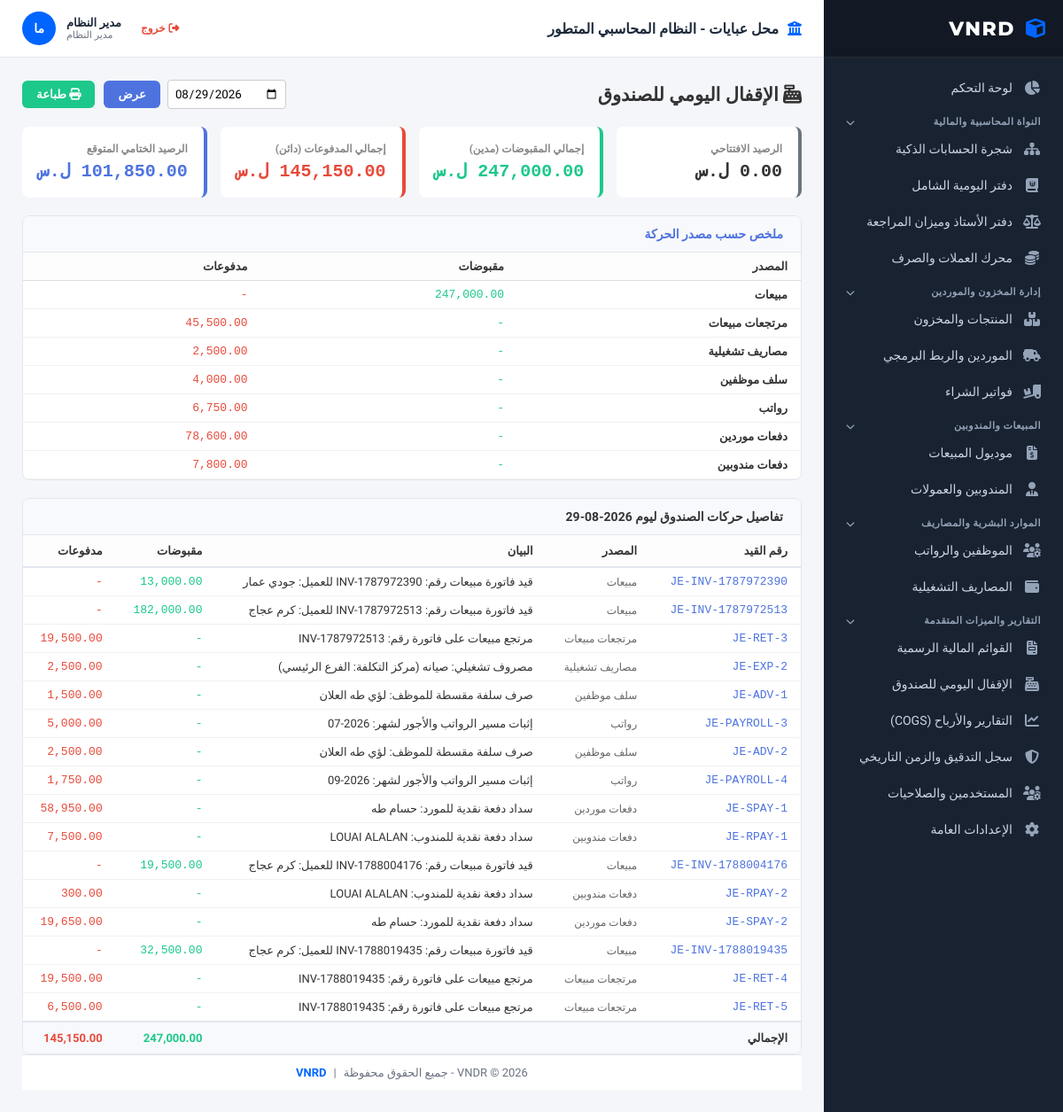
The page /daily_closing.php (signed in) on the database its author committed.
### tables this page shows
CREATE TABLE `journal_entries` (
  `id` int(11) NOT NULL,
  `entry_number` varchar(50) NOT NULL,
  `reference` varchar(100) DEFAULT NULL,
  `entry_date` date NOT NULL,
  `description` text DEFAULT NULL,
  `currency_code` varchar(10) DEFAULT 'SYP',
  `exchange_rate` decimal(15,6) DEFAULT 1.000000,
  `foreign_debit` decimal(15,4) DEFAULT 0.0000,
  `foreign_credit` decimal(15,4) DEFAULT 0.0000,
  `account_id` int(11) NOT NULL,
  `debit` decimal(15,4) DEFAULT 0.0000,
  `credit` decimal(15,4) DEFAULT 0.0000,
  `source_module` varchar(50) DEFAULT 'Manual',
  `created_at` timestamp NOT NULL DEFAULT current_timestamp()
);

### daily_closing.php (the view, shortened to what this page needs)
<?php
include 'header.php';
$selected_date = $_GET['date'] ?? date('Y-m-d');
$cash_account_id = null;
try {
    $stmt_cols = $conn->query("SHOW COLUMNS FROM accounts");
    $cols = $stmt_cols->fetchAll(PDO::FETCH_COLUMN);
    $name_col = null;
    foreach (['name', 'account_name', 'title', 'name_ar', 'acc_name'] as $c) {
        if (in_array($c, $cols)) { $name_col = $c; break; }
    }
    if ($name_col) {
        $stmt = $conn->prepare("SELECT id, `{$name_col}` AS acc_name FROM accounts WHERE `{$name_col}` LIKE '%صندوق%' OR `{$name_col}` LIKE '%نقد%' OR `{$name_col}` LIKE '%cash%' ORDER BY id ASC LIMIT 1");
        $stmt->execute();
        $row = $stmt->fetch(PDO::FETCH_ASSOC);
        if ($row) { $cash_account_id = $row['id']; $cash_account_name = $row['acc_name']; }
    }
} catch (Exception $e) {}
$opening_balance = 0;
$day_lines = [];
$total_in = 0;
$total_out = 0;
if ($cash_account_id) {
    $stmt_open = $conn->prepare("SELECT COALESCE(SUM(debit),0) - COALESCE(SUM(credit),0) FROM journal_entries WHERE account_id = ? AND entry_date < ?");
    $stmt_open->execute([$cash_account_id, $selected_date]);
    $opening_balance = floatval($stmt_open->fetchColumn());
    $stmt_day = $conn->prepare("SELECT * FROM journal_entries WHERE account_id = ? AND entry_date = ? ORDER BY id ASC");
    $stmt_day->execute([$cash_account_id, $selected_date]);
    $day_lines = $stmt_day->fetchAll(PDO::FETCH_ASSOC);
    foreach ($day_lines as $line) {
        $total_in += floatval($line['debit']);
        $total_out += floatval($line['credit']);
    }
}
$closing_balance = $opening_balance + $total_in - $total_out;
$by_source = [];
foreach ($day_lines as $line) {
    $src = $line['source_module'] ?: 'غير مصنَّف';
    if (!isset($by_source[$src])) { $by_source[$src] = ['in' => 0, 'out' => 0]; }
    $by_source[$src]['in'] += floatval($line['debit']);
    $by_source[$src]['out'] += floatval($line['credit']);
}
$source_labels = [
    'Sales' => 'مبيعات', 'Sales Return' => 'مرتجعات مبيعات', 'Supplier Payment' => 'دفعات موردين',
    'Representative Payment' => 'دفعات مندوبين', 'Operational Expense' => 'مصاريف تشغيلية',
    'Expense Accrual' => 'استحقاق مصاريف', 'Payroll' => 'رواتب', 'Employee Advance' => 'سلف موظفين',
    'Purchase' => 'فواتير شراء', 'Manual' => 'قيود يدوية', 'غير مصنَّف' => 'غير مصنَّف',
];
?>
<div class="no-print" style="display:flex; justify-content:space-between; align-items:center; margin-bottom:20px;">
    <h2><i class="fas fa-cash-register"></i> الإقفال اليومي للصندوق</h2>
    <div style="display:flex; gap:10px; align-items:center;">
        <form method="GET" style="display:flex; gap:8px; align-items:center;">
            <input type="date" name="date" value="<?php echo htmlspecialchars($selected_date); ?>" style="padding:7px; border:1px solid #ccc; border-radius:4px;">
            <button type="submit" style="background:#4e73df; color:white; border:none; padding:8px 16px; border-radius:6px; cursor:pointer; font-weight:bold;">عرض</button>
        </form>
        <button onclick="window.print()" style="background:#1cc88a; color:white; border:none; padding:8px 16px; border-radius:6px; cursor:pointer; font-weight:bold;"><i class="fas fa-print"></i> طباعة</button>
    </div>
</div>
<?php if (!$cash_account_id): ?>
    <div style="background:#fff3cd; color:#856404; padding:15px; border-radius:6px;">لم يُعثر على حساب "الصندوق" في شجرة الحسابات بعد. سجِّل أول عملية مالية (فاتورة/دفعة) ليُنشأ تلقائياً، ثم عد لهذه الصفحة.</div>
<?php else: ?>
<div id="printArea">
    <div style="display:grid; grid-template-columns:repeat(4,1fr); gap:15px; margin-bottom:20px;">
        <div style="background:white; padding:18px; border-radius:8px; border-right:4px solid #6c757d;">
            <div style="font-size:12px; color:#888; font-weight:bold;">الرصيد الافتتاحي</div>
            <div style="font-size:20px; font-weight:bold; font-family:monospace; margin-top:5px;"><?php echo number_format($opening_balance, 2); ?> ل.س</div>
        </div>
        <div style="background:white; padding:18px; border-radius:8px; border-right:4px solid #1cc88a;">
            <div style="font-size:12px; color:#888; font-weight:bold;">إجمالي المقبوضات (مدين)</div>
            <div style="font-size:20px; font-weight:bold; font-family:monospace; color:#1cc88a; margin-top:5px;"><?php echo number_format($total_in, 2); ?> ل.س</div>
        </div>
        <div style="background:white; padding:18px; border-radius:8px; border-right:4px solid #e74a3b;">
            <div style="font-size:12px; color:#888; font-weight:bold;">إجمالي المدفوعات (دائن)</div>
            <div style="font-size:20px; font-weight:bold; font-family:monospace; color:#e74a3b; margin-top:5px;"><?php echo number_format($total_out, 2); ?> ل.س</div>
        </div>
        <div style="background:white; padding:18px; border-radius:8px; border-right:4px solid #4e73df;">
            <div style="font-size:12px; color:#888; font-weight:bold;">الرصيد الختامي المتوقع</div>
            <div style="font-size:20px; font-weight:bold; font-family:monospace; color:#4e73df; margin-top:5px;"><?php echo number_format($closing_balance, 2); ?> ل.س</div>
        </div>
    </div>
    <?php if (count($by_source) > 0): ?>
    <div style="background:white; border:1px solid #e3e6f0; border-radius:8px; overflow:hidden; margin-bottom:20px;">
        <div style="background:#f8f9fc; padding:12px 20px; border-bottom:1px solid #e3e6f0; font-weight:bold; color:#4e73df;">ملخص حسب مصدر الحركة</div>
        <table style="width:100%; border-collapse:collapse; font-size:13px; text-align:right;">
            <thead><tr style="background:#fdfdfe; border-bottom:1px solid #ddd;"><th style="padding:8px 15px;">المصدر</th><th style="padding:8px 15px;">مقبوضات</th><th style="padding:8px 15px;">مدفوعات</th></tr></thead>
            <tbody>
                <?php foreach ($by_source as $src => $vals): ?>
                    <tr style="border-bottom:1px solid #f1f1f1;">
                        <td style="padding:8px 15px; font-weight:bold;"><?php echo htmlspecialchars($source_labels[$src] ?? $src); ?></td>
                        <td style="padding:8px 15px; color:#1cc88a; font-family:monospace;"><?php echo $vals['in'] > 0 ? number_format($vals['in'], 2) : '-'; ?></td>
                        <td style="padding:8px 15px; color:#e74a3b; font-family:monospace;"><?php echo $vals['out'] > 0 ? number_format($vals['out'], 2) : '-'; ?></td>
                    </tr>
                <?php endforeach; ?>
            </tbody>
        </table>
    </div>
    <?php endif; ?>
    <div style="background:white; border:1px solid #e3e6f0; border-radius:8px; overflow:hidden;">
        <div style="background:#f8f9fc; padding:12px 20px; border-bottom:1px solid #e3e6f0; font-weight:bold; color:#333;">تفاصيل حركات الصندوق ليوم <?php echo htmlspecialchars($selected_date); ?></div>
        <table style="width:100%; border-collapse:collapse; font-size:13px; text-align:right;">
            <thead>
                <tr style="background:#fdfdfe; border-bottom:2px solid #e3e6f0;">
                    <th style="padding:10px 15px;">رقم القيد</th><th style="padding:10px 15px;">المصدر</th><th style="padding:10px 15px;">البيان</th>
                    <th style="padding:10px 15px;">مقبوضات</th><th style="padding:10px 15px;">مدفوعات</th>
                </tr>
            </thead>
            <tbody>
                <?php if (count($day_lines) > 0): foreach ($day_lines as $line): ?>
                    <tr style="border-bottom:1px solid #f1f1f1;">
                        <td style="padding:8px 15px; font-family:monospace; color:#4e73df;"><?php echo htmlspecialchars($line['entry_number'] ?? ''); ?></td>
                        <td style="padding:8px 15px; font-size:12px; color:#666;"><?php echo htmlspecialchars($source_labels[$line['source_module']] ?? $line['source_module'] ?? ''); ?></td>
                        <td style="padding:8px 15px;"><?php echo htmlspecialchars($line['description'] ?? ''); ?></td>
                        <td style="padding:8px 15px; color:#1cc88a; font-family:monospace;"><?php echo $line['debit'] > 0 ? number_format($line['debit'], 2) : '-'; ?></td>
                        <td style="padding:8px 15px; color:#e74a3b; font-family:monospace;"><?php echo $line['credit'] > 0 ? number_format($line['credit'], 2) : '-'; ?></td>
                    </tr>
                <?php endforeach; else: ?>
                    <tr><td colspan="5" style="padding:25px; text-align:center; color:#777;">لا توجد حركات نقدية مسجَّلة لهذا اليوم.</td></tr>
                <?php endif; ?>
            </tbody>
            <tfoot>
                <tr style="background:#f8f9fc; border-top:2px solid #e3e6f0; font-weight:bold;">
                    <td colspan="3" style="padding:10px 15px;">الإجمالي</td>
                    <td style="padding:10px 15px; color:#1cc88a;"><?php echo number_format($total_in, 2); ?></td>
                    <td style="padding:10px 15px; color:#e74a3b;"><?php echo number_format($total_out, 2); ?></td>
                </tr>
            </tfoot>
        </table>
    </div>
</div>
<?php endif; ?>
<?php include 'footer.php'; ?>

### header.php (style rules this page uses)
:root { --zoho-sidebar-bg: #192231; --zoho-sidebar-hover: #26354a; --zoho-primary: #0065ff; --zoho-accent: #00c48c; --zoho-bg: #f4f6f9; --zoho-card-bg: #ffffff; --zoho-text-main: #333333; --zoho-text-muted: #6b7280; --zoho-border: #e2e8f0; --zoho-radius: 8px; }
* { box-sizing: border-box; margin: 0; padding: 0; font-family: 'Tajawal', sans-serif; }
body { background-color: var(--zoho-bg); color: var(--zoho-text-main); display: flex; height: 100vh; overflow: hidden; font-size: 14px; }

### rows shown on the page
journal_entries: source_module "مرتجعات مبيعات", out "45,500.00", entry_number "JE-RET-5", description "مرتجع مبيعات على فاتورة رقم: INV-1788019435", credit "6,500.00"
journal_entries: entry_number "JE-INV-1787972390", source_module "مبيعات", description "قيد فاتورة مبيعات رقم: INV-1787972390 للعميل: جودي عمار", debit "13,000.00"
journal_entries: entry_number "JE-INV-1787972513", source_module "مبيعات", description "قيد فاتورة مبيعات رقم: INV-1787972513 للعميل: كرم عجاج", debit "182,000.00"
journal_entries: entry_number "JE-RET-3", source_module "مرتجعات مبيعات", description "مرتجع مبيعات على فاتورة رقم: INV-1787972513", credit "19,500.00"
journal_entries: entry_number "JE-EXP-2", source_module "مصاريف تشغيلية", description "مصروف تشغيلي: صيانه (مركز التكلفة: الفرع الرئيسي)", credit "2,500.00"
journal_entries: entry_number "JE-ADV-1", source_module "سلف موظفين", description "صرف سلفة مقسطة للموظف: لؤي طه العلان", credit "1,500.00"
journal_entries: entry_number "JE-PAYROLL-3", source_module "رواتب", description "إثبات مسير الرواتب والأجور لشهر: 2026-07", credit "5,000.00"
journal_entries: entry_number "JE-ADV-2", source_module "سلف موظفين", description "صرف سلفة مقسطة للموظف: لؤي طه العلان", credit "2,500.00"
journal_entries: entry_number "JE-PAYROLL-4", source_module "رواتب", description "إثبات مسير الرواتب والأجور لشهر: 2026-09", credit "1,750.00"
journal_entries: entry_number "JE-SPAY-1", source_module "دفعات موردين", description "سداد دفعة نقدية للمورد: حسام طه", credit "58,950.00"
journal_entries: entry_number "JE-RPAY-1", source_module "دفعات مندوبين", description "سداد دفعة نقدية للمندوب: LOUAI ALALAN", credit "7,500.00"
journal_entries: entry_number "JE-INV-1788004176", source_module "مبيعات", description "قيد فاتورة مبيعات رقم: INV-1788004176 للعميل: كرم عجاج", debit "19,500.00"
journal_entries: entry_number "JE-RPAY-2", source_module "دفعات مندوبين", description "سداد دفعة نقدية للمندوب: LOUAI ALALAN", credit "300.00"
journal_entries: entry_number "JE-SPAY-2", source_module "دفعات موردين", description "سداد دفعة نقدية للمورد: حسام طه", credit "19,650.00"
journal_entries: entry_number "JE-INV-1788019435", source_module "مبيعات", description "قيد فاتورة مبيعات رقم: INV-1788019435 للعميل: كرم عجاج", debit "32,500.00"
journal_entries: entry_number "JE-RET-4", source_module "مرتجعات مبيعات", description "مرتجع مبيعات على فاتورة رقم: INV-1788019435", credit "19,500.00"

### other values the page prints
$company_name "محل عبايات"
$logged_in_full_name "مدير النظام"
$logged_in_role_label "مدير النظام"
$avatar_initials ?: '؟' "ما"
$opening_balance "0.00"
$closing_balance "101,850.00"
$source_labels[$src] "مبيعات"
$vals['in'] "247,000.00"
$source_labels[$src] "مصاريف تشغيلية"
$vals['out'] "2,500.00"
$source_labels[$src] "سلف موظفين"
$vals['out'] "4,000.00"
$source_labels[$src] "رواتب"
$vals['out'] "6,750.00"
$source_labels[$src] "دفعات موردين"
